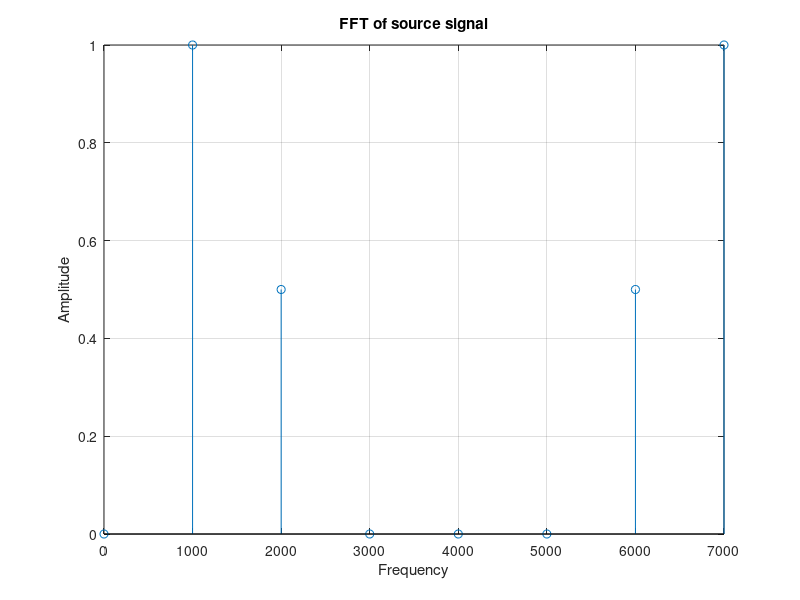

Recreate this plot in MATLAB. (Note: this script raises an error after producing the figure.)
clear, clc, close all;

%% create signal from two harmonics
fs = 8000;
ts = 0 : 1/fs : 0.001-1/fs;
N = length(ts);

x = sin(2*pi*1000*ts) + 0.5*sin(2*pi*2000*ts+3*pi/4);

S = 2*abs(fft(x))/N;
f = 0 : fs/N : fs-fs/N;
stem(f,S), grid on, title('FFT of source signal');
xlabel('Frequency'), ylabel('Amplitude');

%% Calc around one count of DFT
X = 0;
m = 2;
for n = 1 : N
    X = X + x(n)*(cos(2*pi*(n-1)*m/N)-1i*sin(2*pi*(n-1)*m/N));
end

X = 2*abs(X)/N;

% view result
disp("Calc around one count of DFT:");
disp(X);

%% Goertzel algorithm
fg = 2000;
m = fg/fs*N+1;

u1 = 0;
u2 = 0;
w = 2*pi*(m-1)/N;
for n = 1:N
    u0 = 2*cos(w)*u1-u2+x(n);
    u2 = u1;
    u1 = u0;
end
y = u0 - exp(-1i*w)*u2;

Y = 2*abs(y)/N;
disp("Amplitude of frequency part fg:");
disp(Y);

H = goertzel(x,m);
H = 2*abs(H)/N;
disp("Result of standard MatLan goertzel func:");
disp(H);